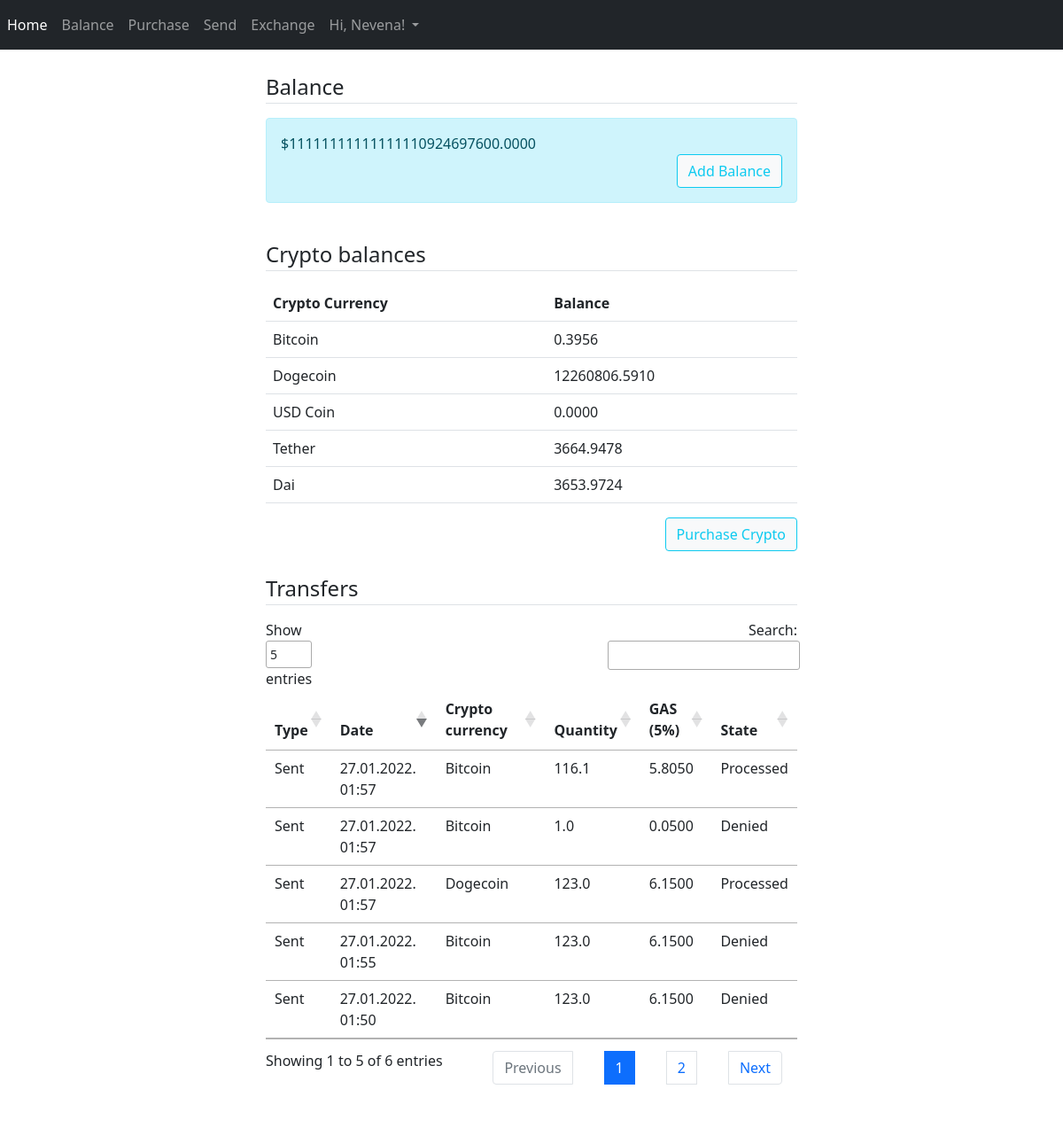
The page /balance (signed in) on the database its author committed.
### CryptoExchange/models/dbmodels.py (models this page shows, shortened)
class User(db.Model, UserMixin):
    id = db.Column(db.Integer, primary_key=True)
    first_name = db.Column(db.String(20), nullable=False)
    last_name = db.Column(db.String(20), nullable=False)
    address = db.Column(db.String(20), nullable=False)
    city = db.Column(db.String(20), nullable=False)
    country = db.Column(db.String(20), nullable=False)
    phone = db.Column(db.String(15), nullable=False, unique=True)
    email = db.Column(db.String(120), nullable=False, unique=True)
    password = db.Column(db.String(60), nullable=False)
    verified = db.Column(db.Boolean, default=False, nullable=False)
    balance = db.Column(db.Float, default=0, nullable=False)
    sent_transactions = db.relationship('Transactions', backref='sender',
                                        foreign_keys="Transactions.sender_id", lazy=True)
    recv_transactions = db.relationship('Transactions', backref='receiver',
                                        foreign_keys="Transactions.receiver_id", lazy=True)

class Transactions(db.Model):
    id = db.Column(db.Integer, primary_key=True)
    sender_id = db.Column(db.Integer, db.ForeignKey('user.id'), nullable=False)
    receiver_id = db.Column(db.Integer, db.ForeignKey('user.id'), nullable=False)
    transaction_hash = db.Column(db.String(64), nullable=False, default='0')
    crypto = db.Column(db.String(60), nullable=False)
    quantity = db.Column(db.Float, nullable=False)
    gas_percentage = db.Column(db.Float, nullable=False)
    gas = db.Column(db.Float, nullable=False)
    state = db.Column(db.Enum(TransactionState), nullable=False, default=TransactionState.IN_PROCESS)
    date_started = db.Column(db.DateTime, nullable=False, default=datetime.now)

### CryptoExchange/controllers/routes.py (the view)
@app.route('/balance')
@login_required
def balance():
    if not current_user.verified:
        return redirect(url_for('profile_activation'))
    account_balance = current_user.balance
    crypto_balance = get_user_crypto_balance(current_user.id)
    transfers = Transactions.query.filter(((Transactions.sender_id == current_user.id)
                                           | (Transactions.receiver_id == current_user.id))
                                          & (Transactions.sender_id != Transactions.receiver_id)).all()
    return render_template('balance.html', title='Balance',
                           balance=account_balance,
                           crypto_balance=crypto_balance,
                           transfer=transfers)

### CryptoExchange/models/dbmodels.py (called while the page is built)
@login_manager.user_loader
def load_user(user_id):
    return User.query.get(int(user_id))

### CryptoExchange/templates/balance.html (shortened to what this page needs)
{% extends "layout.html" %}
{% block content %}
<div style="margin: 0 auto; width: 50%;">
    <br/>
    <div style="container-fluid">
        <legend class="border-bottom mb-3">Balance</legend>
        <div class="alert alert-info" role="alert">
            ${{ "{:.4f}".format(balance) }}
            <div style="text-align: right;">
                        <a class="btn btn-outline-info btn-light" href="{{ url_for('add_balance') }}" role="button">Add Balance</a>
                        </div>
        </div>
        <br/>
    </div>
    <div style="container-fluid">
        <legend class="border-bottom mb-3">Crypto balances</legend>
        <table class="table table-hover">
            <tr>
                <th>Crypto Currency</th>
                <th>Balance</th>
            </tr>
            {% for key, value in crypto_balance.items() %}
            <tr>
                <td>{{ key }}</td>
                <td>{{ "{:.4f}".format(value) }}</td>
            </tr>
            {% endfor %}
        </table>
                <div style="text-align: right;">
                        <a class="btn btn-outline-info btn-light" href="{{ url_for('purchase') }}" role="button">Purchase Crypto</a>
                        </div>
    </div>
    <br/>
    <div style="container-fluid">
        <legend class="border-bottom mb-3">Transfers</legend>
        <table id="data" class="table table-hover">
            <thead>
            <tr>
                <th>Type</th>
                <th>Date</th>
                <th>Crypto currency</th>
                <th>Quantity</th>
                <th>GAS (5%)</th>
                <th>State</th>
            </tr>
            </thead>
            <tbody>
            {% for item in transfer %}
            <tr>
                {% if item.receiver_id == current_user.id and item.sender_id == current_user.id %}
                <td>Bought</td>
                {% elif item.sender_id == current_user.id %}
                <td>Sent</td>
                {% elif item.receiver_id == current_user.id %}
                <td>Received</td>
                {% endif %}
                <td>{{ item.date_started.strftime('%d.%m.%Y. %H:%M') }}</td>
                <td>{{ item.crypto }}</td>
                <td>{{ item.quantity }}</td>
                <td>{{ "{:.4f}".format(item.gas) }}</td>
                <td>{{ item.state.value }}</td>
            </tr>
            {% endfor %}
            </tbody>
        </table>
    </div>
</div>
{% endblock content %}

### CryptoExchange/templates/layout.html (shortened to what this page needs)
<!DOCTYPE html>
<html lang="en" xmlns="">
<head>
    <link href="https://cdn.jsdelivr.net/npm/bootstrap@5.1.3/dist/css/bootstrap.min.css" rel="stylesheet"
>
    <link rel="stylesheet" type="text/css" href="https://cdn.datatables.net/1.11.4/css/jquery.dataTables.css">
</head>
<body>
<nav class="navbar navbar-expand-sm navbar-dark bg-dark">
    <div class="collapse navbar-collapse" id="navbarNav">
        <div class="navbar-nav">
            <a class="nav-item nav-link active" href="{{ url_for('home') }}">Home</a>
            {% if current_user.is_authenticated %}
            <a class="nav-item nav-link" href="{{ url_for('balance') }}">Balance</a>
            <a class="nav-item nav-link" href="{{ url_for('purchase') }}">Purchase</a>
            <a class="nav-item nav-link" href="{{ url_for('transfer') }}">Send</a>
            <a class="nav-item nav-link" href="{{ url_for('exchange') }}">Exchange</a>
            <div class="nav-item dropdown ms-auto">
                <a class="nav-link dropdown-toggle" href="#" id="navbarDropdownMenuLink" role="button"
                   data-toggle="dropdown" aria-haspopup="true" aria-expanded="false">
                    Hi, {{ current_user.first_name }}!
                </a>
            </div>
            {% else %}
            <a class="nav-item nav-link" href="{{ url_for('register') }}">Register</a>
            <a class="nav-item nav-link" href="{{ url_for('login') }}">Login</a>
            {% endif %}
        </div>
    </div>
</nav>
{% block content %}{% endblock %}
</body>
<br/>
</html>

### rows shown on the page
User: first_name "Nevena", balance "11111111111111110924697600.0000"
Transactions: crypto "Bitcoin", value "0.3956"
Transactions: crypto "Dogecoin", value "12260806.5910"
Transactions: crypto "USD Coin", value "0.0000"
Transactions: crypto "Tether", quantity "3664.9478"
Transactions: crypto "Dai", quantity "3653.9724"
Transactions: shows "Sent", date_started "27.01.2022. 01:50", crypto "Bitcoin", quantity "123.0", gas "6.1500", state.value "Denied"
Transactions: shows "Sent", date_started "27.01.2022. 01:55", crypto "Bitcoin", quantity "123.0", gas "6.1500", state.value "Denied"
Transactions: shows "Sent", date_started "27.01.2022. 01:57", crypto "Bitcoin", quantity "116.1", gas "5.8050", state.value "Processed"
Transactions: shows "Sent", date_started "27.01.2022. 01:57", crypto "Bitcoin", quantity "1.0", gas "0.0500", state.value "Denied"
Transactions: shows "Sent", date_started "27.01.2022. 01:57", crypto "Dogecoin", quantity "123.0", gas "6.1500", state.value "Processed"
